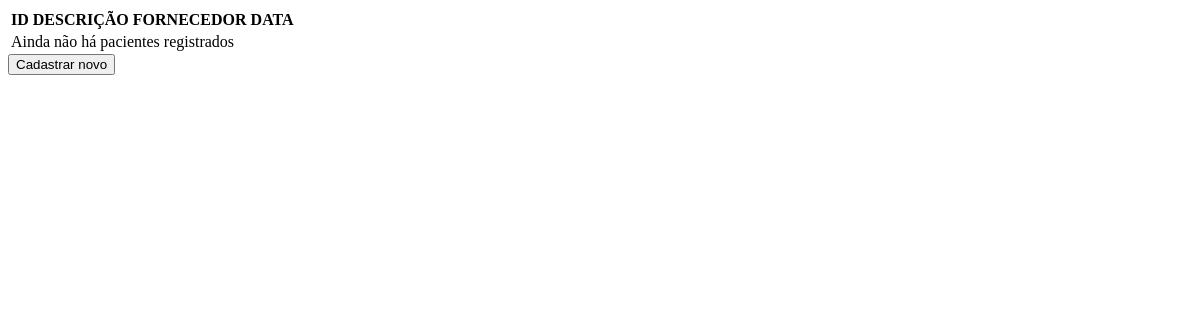
The page /despesas/ on the database as committed earlier.
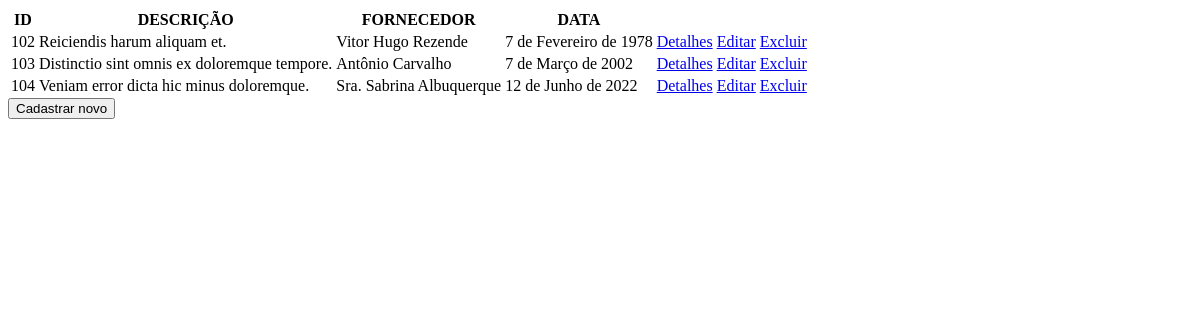
The same page on the database as committed later.
### apps/despesas/models.py (models this page shows, shortened)
class DespesasModel(models.Model):
    data = models.DateField(default=now)
    fornecedor = models.CharField(
        max_length=50,
    )
    descricao = models.CharField(max_length=200)
    total = models.FloatField()
    pagamento = models.CharField(max_length=20, choices=meio_de_pagamento)
    observacoes = models.CharField(max_length=200, blank=True, null=True)
    class Meta:
        db_table = 'despesas'
        verbose_name_plural = 'Despesas'

### apps/despesas/views.py (the view)
# urls.py: path('', DespesasList.as_view(), name='listar'),
class DespesasList(ListView):
    model = DespesasModel
    template_name = 'despesas/lista_de_despesas.html'
    context_object_name = 'lista'

### templates/despesas/lista_de_despesas.html
{% extends 'partials/_base.html' %}
{% block content %}
    <table>
        <thead>
            <tr>
                <th>ID</th>
                <th>DESCRIÇÃO</th>
                <th>FORNECEDOR</th>
                <th>DATA</th>
            </tr>
        </thead>
        <tbody>
        {% if lista %}
            {% for campo in lista %}
                <tr>
                    <td>{{ campo.id }}</td>
                    <td>{{ campo.descricao }}</td>
                    <td>{{ campo.fornecedor }}</td>
                    <td>{{ campo.data }}</td>
                    <td><a href="{% url 'despesas:detalhar' campo.id %}">Detalhes</a></td>
                    <td><a href="{% url 'despesas:editar' campo.id %}">Editar</a></td>
                    <td><a href="{% url 'despesas:deletar' campo.id %}">Excluir</a></td>
                </tr>
            {% endfor %}
        {% else %}
        <tr>
            <td colspan="3">Ainda não há pacientes registrados</td>
        </tr>
        {% endif %}
        </tbody>
    </table>
    <input type="submit" onclick="location.href='{% url 'despesas:criar' %}'" value="Cadastrar novo">
{% endblock %}

### templates/partials/_base.html (shortened to what this page needs)
{% load static %}
<!DOCTYPE html>
<html lang="pt-br">
<head>
</head>
<body>
{% block content %}
{% endblock %}
</body>
</html>

Rows that differ between the two databases and show on the page:
added DespesasModel: id "102", descricao "Reiciendis harum aliquam et.", fornecedor "Vitor Hugo Rezende", data "7 de Fevereiro de 1978"
added DespesasModel: id "103", descricao "Distinctio sint omnis ex doloremque tempore.", fornecedor "Antônio Carvalho", data "7 de Março de 2002"
added DespesasModel: id "104", descricao "Veniam error dicta hic minus doloremque.", fornecedor "Sra. Sabrina Albuquerque", data "12 de Junho de 2022"
Other text that changed with them:
text no longer shown: "Ainda não há pacientes registrados"
